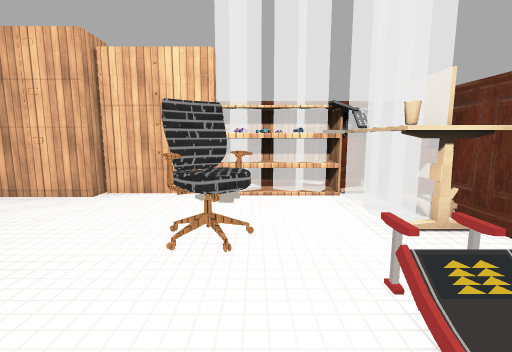
[1] (above)

14 first-person views from a walk through a 3-D level made in the Unity game engine. The camera is 1.5 m above the floor, tilts 8° down and sees 85° across. The floor is counted in squares, 1 m on a side. Each view is taken from the middle of a square. On the plan, view 1 faces up. The plan holds only what a view shows up to about 14 squares ahead; the rest is blank. The place goes on beyond the plan. The player character is not drawn. Door leaves are left out, so doorways stand open. Some surface patterns are stand-ins.

[2]
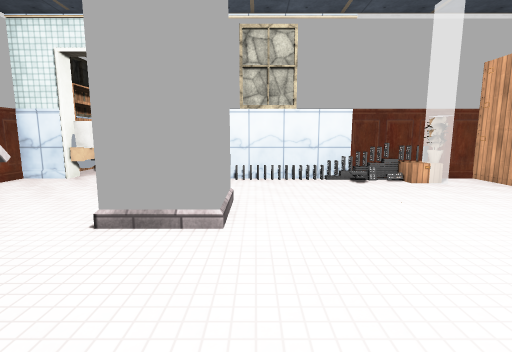

[3]
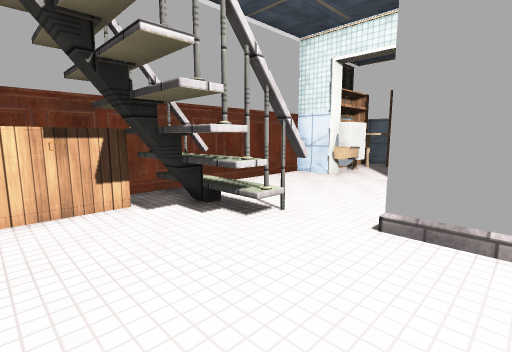

[4]
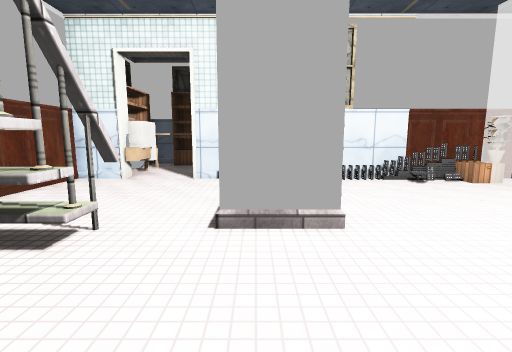

[5]
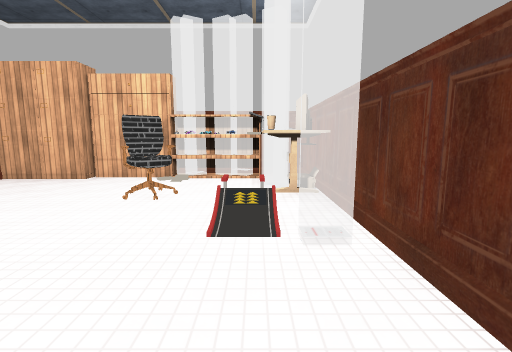

[6]
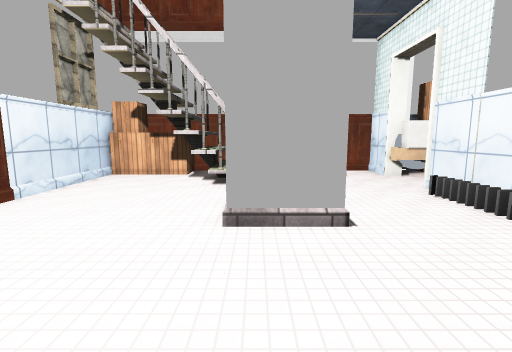

[7]
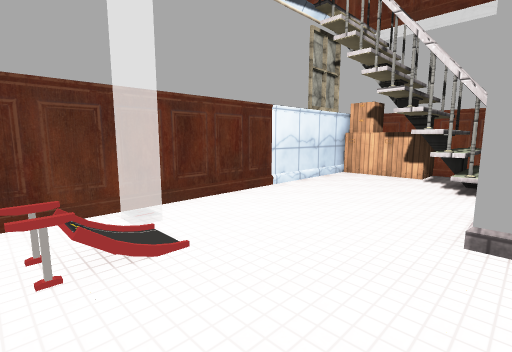

[8]
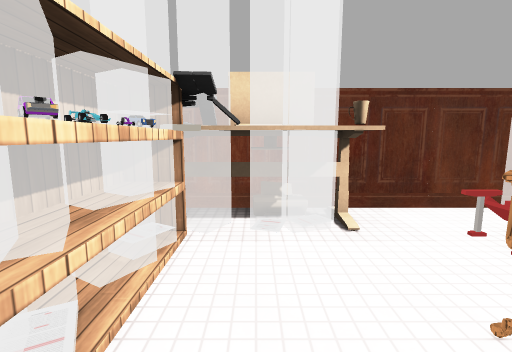

[9]
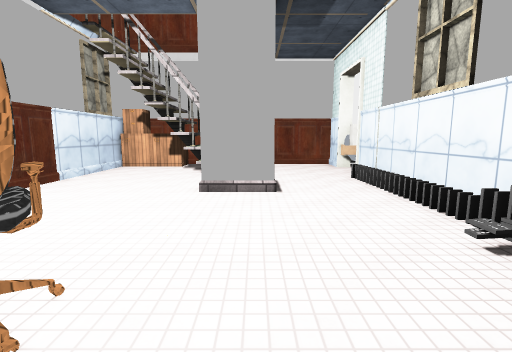

[10]
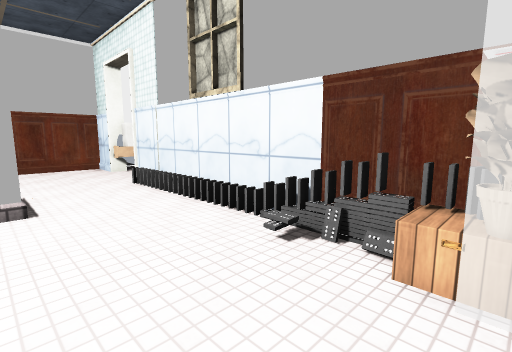

[11]
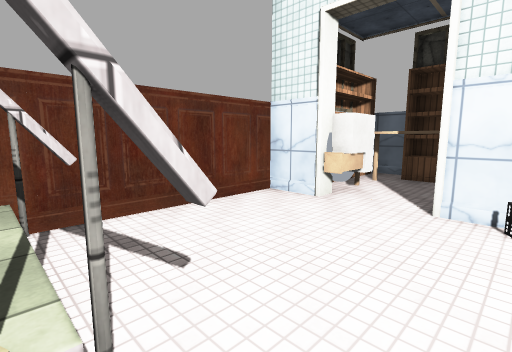

[12]
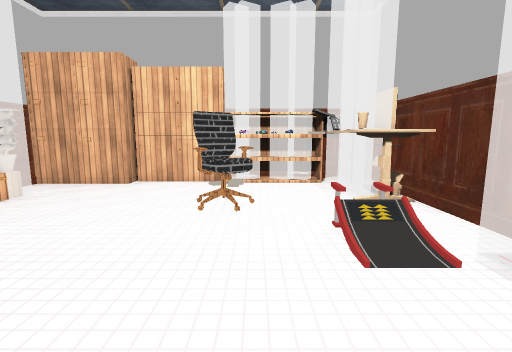

[13]
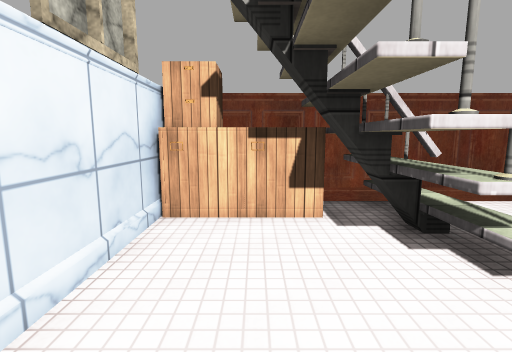

[14]
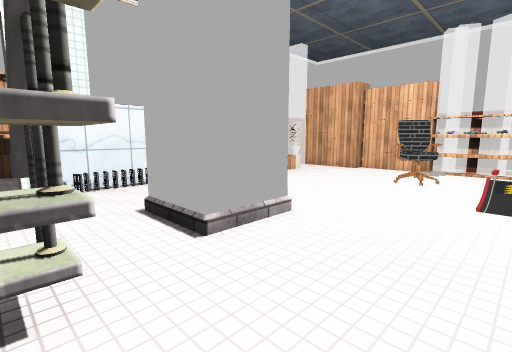

### Floor plan
Points are (right, up) in squares from view 1. A wall is a line through its corners. A room is listed if a view was taken in it or the views show most of it. See-through windows are left out.
Room 1 (views 1, 2, 3, 4, 5, 6, 7, 8, 9, 10, 11, 12, 13, 14)
walls: (-0.8, -5.5) (-0.5, -5.4); (-0.8, -5.5) (0.5, -5.5) (0.5, -7.9); (-2.1, -5.5) (-1.5, -5.5); (-0.5, -5.6) (0, -5.4) (0, -7.8); (-0.8, -5.7) (-2.1, -5.7); (-2.1, -5.6) (-1.6, -5.5); (-7.1, 2.6) (-7.1, -5.4); (0.3, -7.1) (0.3, -7.8); (-0.3, -7.9) (-0.3, -6.4); (0.5, -8.2) (0.5, -9.2); (3.9, 7.4) (3.9, 8) (3.4, 8); (-2.1, -9.2) (-1.5, -9.2); (-7.1, 7) (-7.1, 5.4); (-7.1, -7.1) (-7.1, -9.5) (2.6, -9.5); (-2.1, -9.3) (-1.7, -9.2); (3.9, -8.6) (3.9, 5.6)
low walls: (-0.5, -5.4) (-0.5, -6); (1.5, 8) (0.5, 8); (0, -8.4) (0, -9.5)
ways out: open door at (-6.5, -6)
objects: other object (-7, 3); other object (-7, 4); cabinet (-7, 4) to (-6, 5); other object (-6, 5); cabinet (-6, 7) to (-4, 7); pillar (-3, -2); shelf (-3, 7) to (-2, 7); chair (-1, 3) to (0, 5); shelf (-1, 7) to (0, 8); cabinet (1, -9) to (2, -8); pillar (1, 3); other object (1, 7); other object (2, 2); pillar (2, 3); mug (2, 4); other object (2, 4) to (3, 5); other object (2, 6); books (2, 7); cabinet (3, -9) to (3, -8); monitor (3, 6); other object (3, 7); other object (4, 6)

Where each view was taken, in squares from view 1:
view 1: 0 up, 0 right, facing up
view 2: 1 down, 3 right, facing left
view 3: 2 down, 3 right, facing down-left
view 4: 3 down, 3 right, facing left
view 5: 3 down, 2 right, facing up
view 6: 3 up, 2 left, facing down
view 7: 3 up, 2 left, facing down-right
view 8: 6 up, 2 left, facing right
view 9: 6 up, 3 left, facing down
view 10: 5 up, 3 left, facing down-left
view 11: 4 down, 1 left, facing down-left
view 12: 2 down, 0 right, facing up
view 13: 3 down, 2 right, facing down
view 14: 6 down, 2 right, facing up-left
